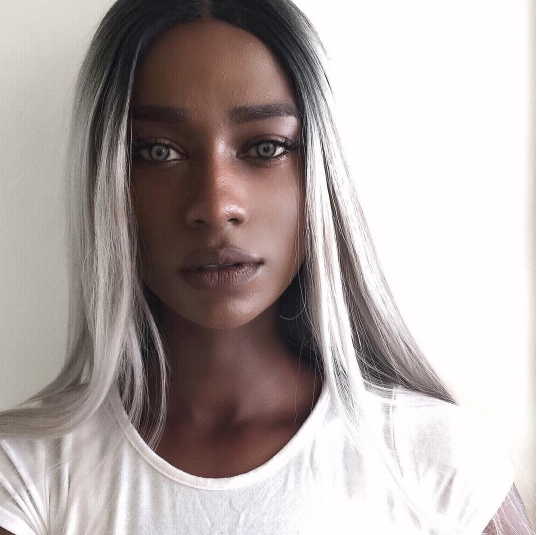
#> input picture src/pillow/pics/Gambian_model.png, 537 x 535 px
$ jupyter execute example3.ipynb
#> lines starting #> are read from the running program, lines starting #| are printed output that depends on the picture
[cell 1]
import PIL.Image
import PIL.ImageEnhance


input_image= PIL.Image.open('./pics/Gambian_model.png')
#> input_image is the input picture: PIL image 537x535 RGB; mean R, G, B 178.8, 169.1, 167.7

enhancement1 = PIL.ImageEnhance.Contrast(input_image)
enhancement1.enhance(1.8).show("80% more contrast")
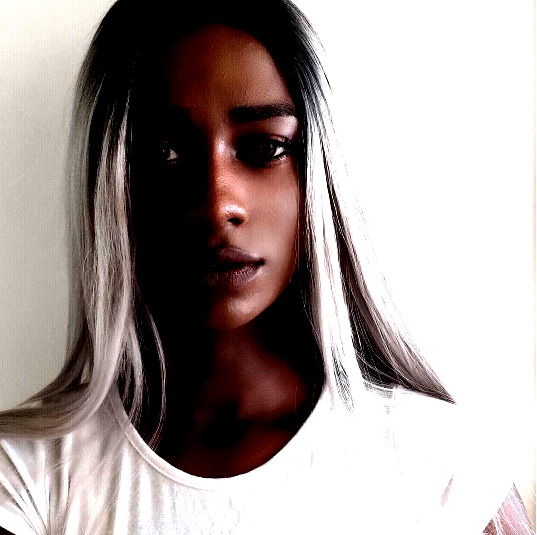
#> shown: PIL image 537x535 RGB; mean R, G, B 166.9, 156.2, 153.8


$ run again, with src/pillow/pics/Bulgarian_model.png copied over src/pillow/pics/Gambian_model.png
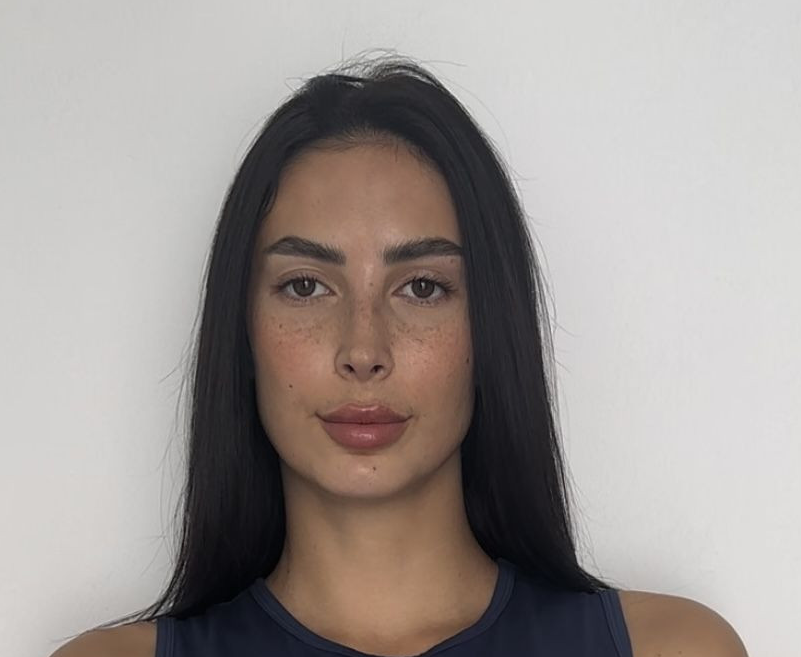
#> input picture src/pillow/pics/Bulgarian_model.png, 801 x 657 px
#> input_image is the input picture: PIL image 801x657 RGBA; mean R, G, B, A 159.7, 152.7, 149.4, 255
#> `enhancement1.enhance(1.8).show("80% more contrast")`:
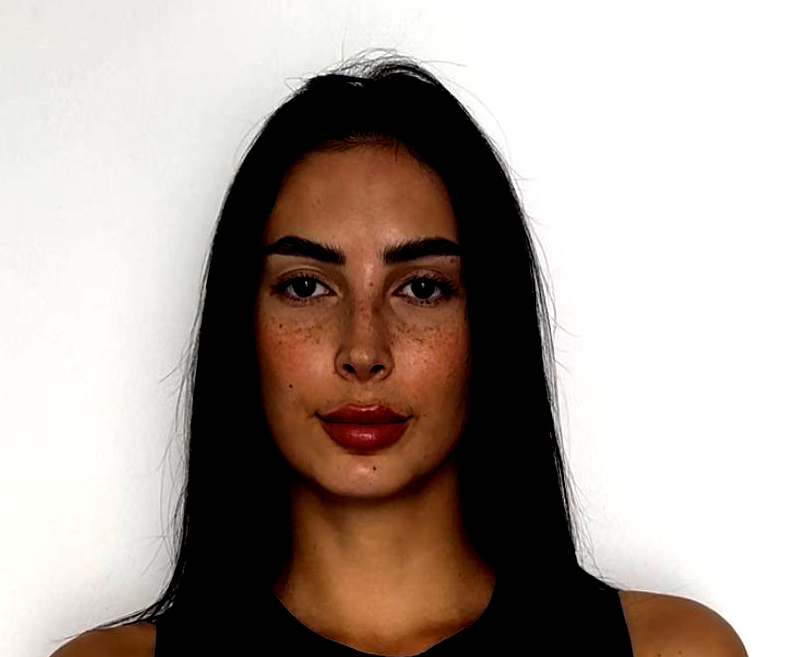
#> shown: PIL image 801x657 RGBA; mean R, G, B, A 172.1, 160.4, 153.4, 255
